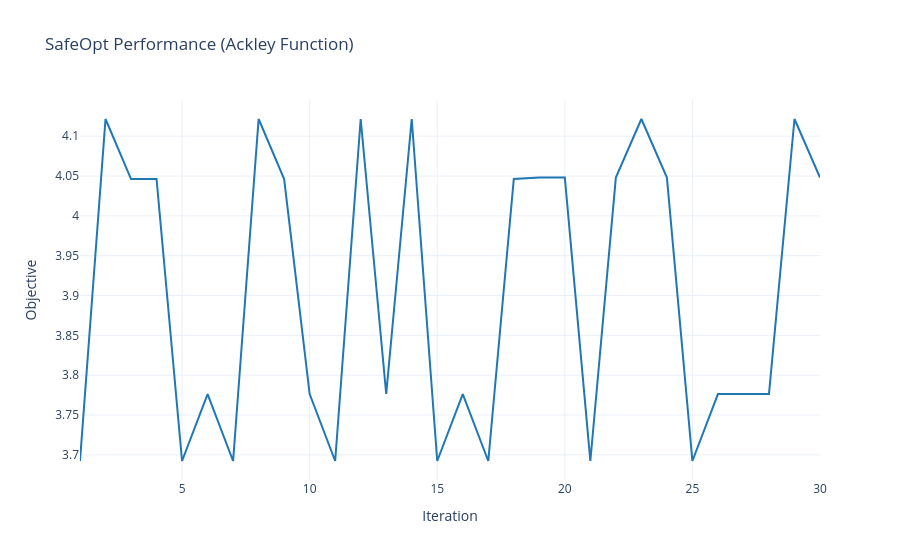

Notebook code cell kept with this figure:
### Code cell
import plotly.graph_objects as go
import numpy as np
import torch

def plot_safeopt_objective_plotly(y_safe: torch.Tensor, num_initial_samples: int):
    # 1. Extract only the objective values evaluated DURING the loop
    # We flatten the array so Plotly can read it easily as a 1D list
    y_evaluated = y_safe[num_initial_samples:].detach().cpu().numpy().flatten()
    iterations = np.arange(1, len(y_evaluated) + 1)

    # 2. Initialize the Plotly figure
    fig = go.Figure()

    # 3. Add the SafeOpt objective line (expect high fluctuations!)
    fig.add_trace(
        go.Scatter(
            x=iterations, 
            y=y_evaluated, 
            mode='lines', 
            name='SafeOpt',
            line=dict(color='#1f77b4')
        )
    )

    # 4. Add the dashed red line for the 'minimum value' benchmark (0.0 for Ackley)
    fig.add_trace(
        go.Scatter(
            x=[iterations, iterations[-1]], 
            y=[0.0, 0.0], 
            mode='lines', 
            name='minimum value',
            line=dict(color='firebrick', dash='dash')
        )
    )

    # 5. Format the layout to match the paper's style
    fig.update_layout(
        title='GoOSE Performance (Ackley Function)',
        xaxis_title='Iteration',
        yaxis_title='Objective',
        template='plotly_white', # Gives a clean background similar to matplotlib
        legend=dict(
            yanchor="top",
            y=0.99,
            xanchor="right",
            x=0.99
        )
    )
    
    fig.show(renderer="vscode") 

plot_safeopt_objective_plotly(
    y_safe=y_safe,
    num_initial_samples=num_samples
)

### Figure 1 — Plotly figure (JSON) as saved in the notebook; plotly's stock layout.template omitted (floating-point values rounded to 4 significant figures)
{"data": [{"line": {"color": "#1f77b4"}, "mode": "lines", "name": "SafeOpt", "type": "scatter", "x": [1, 2, 3, 4, 5, 6, 7, 8, 9, 10, 11, 12, 13, 14, 15, 16, 17, 18, 19, 20, 21, 22, 23, 24, 25, 26, 27, 28, 29, 30], "y": [3.692, 4.122, 4.046, 4.046, 3.692, 3.776, 3.692, 4.122, 4.046, 3.776, 3.692, 4.122, 3.776, 4.122, 3.692, 3.776, 3.692, 4.046, 4.048, 4.048, 3.692, 4.048, 4.122, 4.048, 3.692, 3.776, 3.776, 3.776, 4.122, 4.048]}, {"line": {"color": "firebrick", "dash": "dash"}, "mode": "lines", "name": "minimum value", "type": "scatter", "x": [[1, 2, 3, 4, 5, 6, 7, 8, 9, 10, 11, 12, 13, 14, 15, 16, 17, 18, 19, 20, 21, 22, 23, 24, 25, 26, 27, 28, 29, 30], 30], "y": [0, 0]}], "layout": {"legend": {"x": 0.99, "xanchor": "right", "y": 0.99, "yanchor": "top"}, "title": {"text": "SafeOpt Performance (Ackley Function)"}, "xaxis": {"title": {"text": "Iteration"}}, "yaxis": {"title": {"text": "Objective"}}}}
